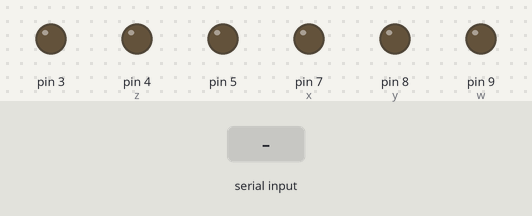
A sketch run on a simulated Arduino Uno, built with avr-gcc and run on an emulated ATmega328P. Parts: output pins drawn as LEDs (lit = HIGH). The test bench sets the inputs (shaded band).

Above: at 1.2 s.
1.3 s: "F" received over Serial
At 2.2 s:
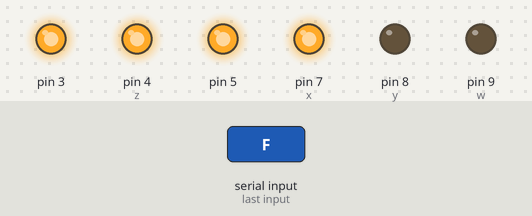
2.8 s: "B" received over Serial
At 3.3 s:
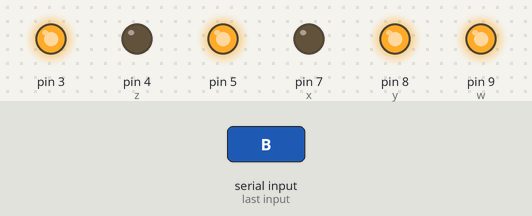
4.3 s: "R" received over Serial
At 5.5 s:
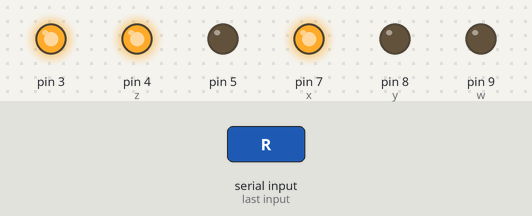
5.8 s: "L" received over Serial
At 6.8 s:
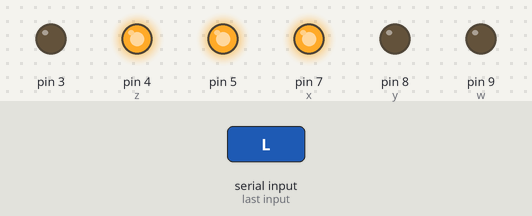
Timing chart, 0 to 8.3 s (numbered marks = the images above; inputs shaded):
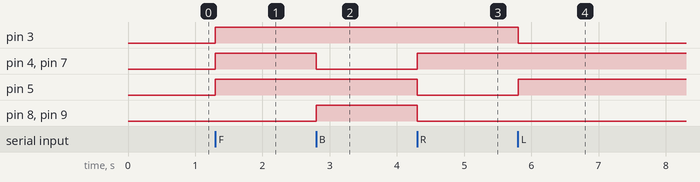

The sketch:

final_car_code.ino
```cpp
int x = 7;
int y = 8;
int z = 4;
int w = 9;
int button ;
void forward ( )
{
digitalWrite(x,HIGH);
digitalWrite(y,LOW);
digitalWrite(z,HIGH);
digitalWrite(w,LOW);
analogWrite(3,255);
analogWrite(5,255);
}
void right ( )
{
digitalWrite(x,HIGH);
digitalWrite(y,LOW);
digitalWrite(z,HIGH);
digitalWrite(w,LOW);
analogWrite(3,255);
analogWrite(5,0);
}


void left ( )
{
digitalWrite(x,HIGH);
digitalWrite(y,LOW);
digitalWrite(z,HIGH);
digitalWrite(w,LOW);
analogWrite(3,0);
analogWrite(5,255);
}
void backward ( )
{
digitalWrite(x,LOW);
digitalWrite(y,HIGH);
digitalWrite(z,LOW);
digitalWrite(w,HIGH);
analogWrite(3,255);
analogWrite(5,255);
}
void stop()
{
  analogWrite(3,0);
  analogWrite(5,0);
}


void setup() {
  // put your setup code here, to run once:
pinMode(x,OUTPUT);
pinMode(y,OUTPUT);
pinMode(w,OUTPUT);
pinMode(z,OUTPUT);
Serial.begin(9600);
}

void loop() {
  if(Serial.available()>0)
{
button=Serial.read();
//if(button == 'S')
//{
//  stop();
//}
 if(button == 'F')
{
  forward();

}
else if(button == 'B')
{
  backward();

}
else if(button == 'R')
{
  right();

}
else if(button == 'L')
{
  left();

}

//switch(button){
//case 'F':forward(); break;
//case 'B':backward(); break;
//case 'R':right(); break;
//case 'L':left(); break;
//}

}
  // put your main code here, to run repeatedly:
//forward();
//delay(3000);
//backward();
//delay(3000);
//right();
//delay(3000);
}
```

Measured:
- after the input at 1.3 s, pin 3, pin 4 (z), pin 5, pin 7 (x): LOW → HIGH at once
- after the input at 2.8 s, pin 4 (z), pin 7 (x): HIGH → LOW at once; pin 8 (y), pin 9 (w): LOW → HIGH at once
- after the input at 4.3 s, pin 4 (z), pin 7 (x): LOW → HIGH at once; pin 5, pin 8 (y), pin 9 (w): HIGH → LOW at once
- after the input at 5.8 s, pin 3: HIGH → LOW at once; pin 5: LOW → HIGH at once
